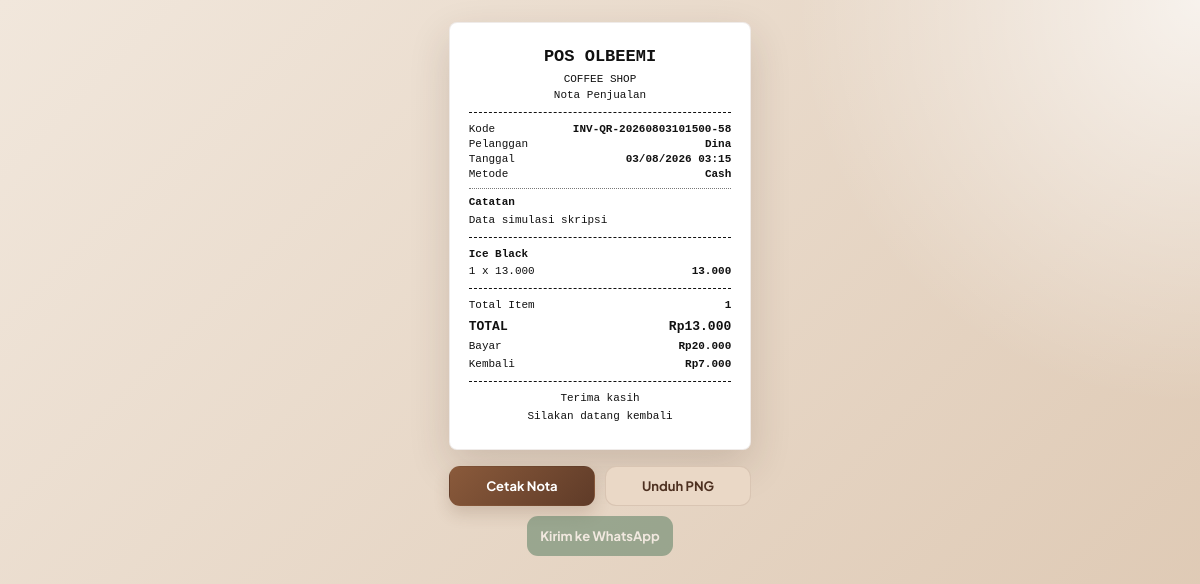
/transaksi/struk.php?id=61, run on the app's committed database.
### tables this page shows
CREATE TABLE `transaksi` (
  `id` int(11) NOT NULL AUTO_INCREMENT,
  `kode_transaksi` varchar(50) NOT NULL,
  `metode_pembayaran` enum('Cash','QRIS') NOT NULL,
  `subtotal` decimal(12,2) NOT NULL DEFAULT 0.00,
  `bayar` decimal(12,2) NOT NULL DEFAULT 0.00,
  `kembalian` decimal(12,2) NOT NULL DEFAULT 0.00,
  `total_profit` decimal(12,2) NOT NULL DEFAULT 0.00,
  `created_at` timestamp NOT NULL DEFAULT current_timestamp(),
  PRIMARY KEY (`id`),
  UNIQUE KEY `kode_transaksi` (`kode_transaksi`)
);

CREATE TABLE `pesanan` (
  `id` int(11) NOT NULL AUTO_INCREMENT,
  `kode_pesanan` varchar(30) NOT NULL,
  `nama_pelanggan` varchar(120) NOT NULL,
  `nomor_wa` varchar(30) DEFAULT NULL,
  `metode_pembayaran` enum('Cash','QRIS') NOT NULL DEFAULT 'Cash',
  `sumber_pesanan` varchar(40) NOT NULL DEFAULT 'QR Menu',
  `catatan` text DEFAULT NULL,
  `status` enum('Menunggu','Diproses','Selesai','Dibatalkan') NOT NULL DEFAULT 'Menunggu',
  `subtotal` decimal(12,2) NOT NULL DEFAULT 0.00,
  `bayar` decimal(12,2) NOT NULL DEFAULT 0.00,
  `kembalian` decimal(12,2) NOT NULL DEFAULT 0.00,
  `transaksi_id` int(11) DEFAULT NULL,
  `selesai_at` datetime DEFAULT NULL,
  `created_at` timestamp NOT NULL DEFAULT current_timestamp(),
  `updated_at` timestamp NOT NULL DEFAULT current_timestamp() ON UPDATE current_timestamp(),
  PRIMARY KEY (`id`),
  UNIQUE KEY `kode_pesanan` (`kode_pesanan`)
);

CREATE TABLE `transaksi_detail` (
  `id` int(11) NOT NULL AUTO_INCREMENT,
  `transaksi_id` int(11) NOT NULL,
  `menu_id` int(11) NOT NULL,
  `nama_menu` varchar(150) NOT NULL,
  `harga_satuan` decimal(12,2) NOT NULL,
  `keuntungan_satuan` decimal(12,2) NOT NULL,
  `qty` int(11) NOT NULL DEFAULT 1,
  `subtotal` decimal(12,2) NOT NULL,
  PRIMARY KEY (`id`),
  KEY `fk_transaksi_detail_transaksi` (`transaksi_id`),
  KEY `fk_transaksi_detail_menu` (`menu_id`),
  CONSTRAINT `fk_transaksi_detail_menu` FOREIGN KEY (`menu_id`) REFERENCES `menu` (`id`) ON DELETE CASCADE,
  CONSTRAINT `fk_transaksi_detail_transaksi` FOREIGN KEY (`transaksi_id`) REFERENCES `transaksi` (`id`) ON DELETE CASCADE
);

### includes/pesanan_transaksi.php (called while the page is built, shortened)
<?php
function syncLegacyKodeTransaksi($conn, $transaksi_id = 0) {
    $transaksi_id = (int) $transaksi_id;
}
?>

### transaksi/struk.php (the view, shortened to what this page needs)
<?php
include '../includes/pesanan_transaksi.php';
$transaksi_id = isset($_GET['id']) ? (int) $_GET['id'] : 0;
$transaksi_query = mysqli_query($conn, "
    SELECT *
    FROM transaksi
    WHERE id = $transaksi_id
");
$transaksi = mysqli_fetch_assoc($transaksi_query);
$pesanan_query = mysqli_query($conn, "
    SELECT nama_pelanggan, nomor_wa, sumber_pesanan, catatan
    FROM pesanan
    WHERE transaksi_id = $transaksi_id
    LIMIT 1
");
$pesanan = $pesanan_query ? mysqli_fetch_assoc($pesanan_query) : null;
$details_query = mysqli_query($conn, "
    SELECT *
    FROM transaksi_detail
    WHERE transaksi_id = $transaksi_id
    ORDER BY id ASC
");
$details = [];
$total_qty = 0;
while ($row = mysqli_fetch_assoc($details_query)) {
    $details[] = $row;
    $total_qty += (int) $row['qty'];
}
function formatNominal($number) {
    return number_format($number, 0, ',', '.');
}
function formatTanggalStruk($date) {
    return date('d/m/Y H:i', strtotime($date ?? date('Y-m-d H:i:s')));
}
function formatNomorWhatsAppStruk($number) {
    $digits = preg_replace('/\D/', '', (string) $number);
    if (strpos($digits, '0') === 0) {
        return '62' . substr($digits, 1);
    }
    return $digits;
}
$nomor_wa = formatNomorWhatsAppStruk($pesanan['nomor_wa'] ?? '');
$is_online_order = $pesanan && ($pesanan['sumber_pesanan'] ?? '') !== 'Kedai';
$has_customer_name = $pesanan
    && trim((string) ($pesanan['nama_pelanggan'] ?? '')) !== ''
    && ($pesanan['nama_pelanggan'] ?? '') !== 'Pelanggan Kedai';
$has_whatsapp_number = $nomor_wa !== '';
$can_send_whatsapp = $pesanan
    && preg_match('/^62\d{8,13}$/', $nomor_wa) === 1;
$nama_pelanggan_wa = trim((string) ($pesanan['nama_pelanggan'] ?? '')) ?: 'Pelanggan';
$catatan_pesanan = trim((string) ($pesanan['catatan'] ?? ''));
?>
<!DOCTYPE html>
<html lang="id">
<head>
</head>
<body>
    <main class="receipt-wrap">
        <section class="receipt">
            <header class="store-header">
                <h1>POS OLBEEMI</h1>
                <p>COFFEE SHOP</p>
                <p>Nota Penjualan</p>
            </header>
            <div class="dash"></div>
            <div class="receipt-row">
                <span>Kode</span>
                <strong><?= htmlspecialchars($transaksi['kode_transaksi']) ?></strong>
            </div>
            <?php if ($is_online_order || $has_customer_name): ?>
                <div class="receipt-row">
                    <span>Pelanggan</span>
                    <strong><?= htmlspecialchars($nama_pelanggan_wa) ?></strong>
                </div>
            <?php endif; ?>
            <div class="receipt-row">
                <span>Tanggal</span>
                <strong><?= formatTanggalStruk($transaksi['created_at'] ?? null) ?></strong>
            </div>
            <div class="receipt-row">
                <span>Metode</span>
                <strong><?= htmlspecialchars($transaksi['metode_pembayaran']) ?></strong>
            </div>
            <?php if ($catatan_pesanan !== ''): ?>
                <div class="receipt-note">
                    <span>Catatan</span>
                    <strong><?= nl2br(htmlspecialchars($catatan_pesanan)) ?></strong>
                </div>
            <?php endif; ?>
            <div class="dash"></div>
            <?php foreach ($details as $detail): ?>
                <div class="item">
                    <div class="item-name">
                        <?= htmlspecialchars($detail['nama_menu']) ?>
                    </div>
                    <div class="item-line">
                        <span>
                            <?= (int) $detail['qty'] ?> x <?= formatNominal($detail['harga_satuan']) ?>
                        </span>
                        <strong><?= formatNominal($detail['subtotal']) ?></strong>
                    </div>
                </div>
            <?php endforeach; ?>
            <div class="dash"></div>
            <div class="summary">
                <div class="receipt-row">
                    <span>Total Item</span>
                    <strong><?= $total_qty ?></strong>
                </div>
                <div class="receipt-row grand-total">
                    <span>TOTAL</span>
                    <strong>Rp<?= formatNominal($transaksi['subtotal']) ?></strong>
                </div>
                <div class="receipt-row">
                    <span>Bayar</span>
                    <strong>Rp<?= formatNominal($transaksi['bayar']) ?></strong>
                </div>
                <div class="receipt-row">
                    <span>Kembali</span>
                    <strong>Rp<?= formatNominal($transaksi['kembalian']) ?></strong>
                </div>
            </div>
            <div class="dash"></div>
            <footer class="footer">
                <p>Terima kasih</p>
                <p>Silakan datang kembali</p>
            </footer>
        </section>
        <div class="receipt-actions">
            <button class="btn btn-print" onclick="window.print()">
                Cetak Nota
            </button>
            <button type="button" class="btn btn-download" id="downloadReceiptBtn" onclick="downloadReceiptPng()">
                Unduh PNG
            </button>
            <?php if ($can_send_whatsapp): ?>
                <button type="button" class="btn btn-whatsapp" id="whatsappReceiptBtn" onclick="openReceiptWhatsApp()" disabled>
                    Kirim ke WhatsApp
                </button>
            <?php elseif ($has_whatsapp_number): ?>
                <button type="button" class="btn btn-whatsapp" disabled title="Nomor WhatsApp pelanggan belum valid">
                    Nomor WA Tidak Valid
                </button>
            <?php endif; ?>
        </div>
    </main>
</body>
</html>

### transaksi/struk.php (style rules this page uses)
* { box-sizing: border-box; }
body { min-height: 100vh; margin: 0; padding: 22px; background: radial-gradient(circle at top right, rgba(255,255,255,0.7), transparent 28%), linear-gradient(135deg, #f1e7dc, #ddc7b1); color: #111; font-family: "Plus Jakarta Sans", sans-serif; }
.receipt-wrap { display: grid; justify-content: center; gap: 16px; }
.receipt { width: 80mm; padding: 6mm 5mm; background: #fff; color: #111; border: 1px solid rgba(95, 59, 40, 0.1); border-radius: 8px; box-shadow: 0 16px 40px rgba(60, 36, 22, 0.16); font-family: "Courier New", Courier, monospace; font-size: 11px; line-height: 1.35; }
.store-header { text-align: center; }
.store-header h1 { margin: 0 0 3px; color: #111; font-family: inherit; font-size: 17px; letter-spacing: 0; }
.store-header p { margin: 2px 0; }
.dash { margin: 9px 0; border-top: 1px dashed #111; }
.receipt-row, .item-line { display: flex; justify-content: space-between; gap: 8px; }
.receipt-row span:first-child, .item-line span { flex: 1; }
.receipt-row strong, .item-line strong { color: #111; font-family: inherit; font-size: inherit; font-weight: 700; text-align: right; white-space: nowrap; }
.receipt-note { margin-top: 6px; padding-top: 6px; border-top: 1px dotted #777; }
.receipt-note span { display: block; margin-bottom: 3px; font-weight: 700; }
.receipt-note strong { display: block; font-family: inherit; font-size: inherit; font-weight: 400; line-height: 1.4; text-align: left; white-space: normal; overflow-wrap: anywhere; }
.item { margin-bottom: 8px; }
.item-name { margin-bottom: 2px; font-weight: 700; word-break: break-word; }
.summary .receipt-row { margin: 3px 0; }
.summary .grand-total { margin-top: 6px; font-size: 13px; font-weight: 700; }
.footer { text-align: center; }
.footer p { margin: 3px 0; }
.receipt-actions { width: 80mm; display: grid; grid-template-columns: 1fr 1fr; gap: 10px; }
.btn { display: inline-flex; align-items: center; justify-content: center; min-height: 40px; padding: 10px 12px; border: none; border: 1px solid transparent; border-radius: 11px; cursor: pointer; font-size: 13px; font-family: inherit; font-weight: 700; text-decoration: none; transition: transform 0.2s ease, box-shadow 0.2s ease; }
.btn-print { background: linear-gradient(135deg, #8a5a3b, #5f3b28); color: #fff; box-shadow: 0 8px 16px rgba(95, 59, 40, 0.18); }
.btn-download { background: #ead8c6; color: #4d3020; border-color: rgba(95, 59, 40, 0.12); }
.btn-whatsapp { grid-column: 1 / -1; justify-self: center; width: calc((100% - 10px) / 2); background: #477456; color: #fff; box-shadow: 0 8px 16px rgba(71, 116, 86, 0.2); }
.btn:disabled { cursor: not-allowed; opacity: 0.48; transform: none; box-shadow: none; }

### data on the page
transaksi: kode_transaksi "INV-QR-20260803101500-58", created_at "03/08/2026 03:15", metode_pembayaran "Cash", subtotal "13.000", bayar "20.000", kembalian "7.000"
pesanan: nama_pelanggan "Dina", catatan "Data simulasi skripsi"
transaksi_detail: nama_menu "Ice Black", qty "1", harga_satuan "13.000", subtotal "13.000"

### other printed values
$total_qty "1"
